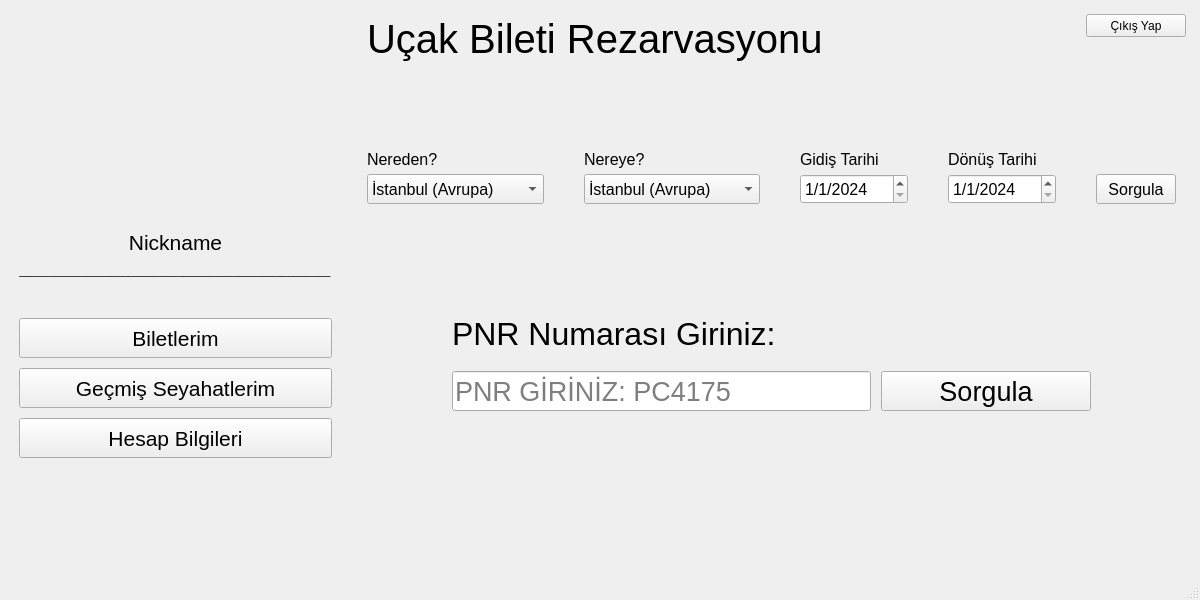
<?xml version="1.0" encoding="UTF-8"?>
<ui version="4.0">
 <class>MainWindow</class>
 <widget class="QMainWindow" name="MainWindow">
  <property name="geometry">
   <rect>
    <x>0</x>
    <y>0</y>
    <width>1200</width>
    <height>600</height>
   </rect>
  </property>
  <property name="sizePolicy">
   <sizepolicy hsizetype="Minimum" vsizetype="Minimum">
    <horstretch>0</horstretch>
    <verstretch>0</verstretch>
   </sizepolicy>
  </property>
  <property name="minimumSize">
   <size>
    <width>1200</width>
    <height>600</height>
   </size>
  </property>
  <property name="maximumSize">
   <size>
    <width>1200</width>
    <height>600</height>
   </size>
  </property>
  <property name="windowTitle">
   <string>Uçak Bileti Rezervasyon</string>
  </property>
  <widget class="QWidget" name="centralwidget">
   <layout class="QVBoxLayout" name="verticalLayout_3">
    <item>
     <layout class="QHBoxLayout" name="horizontalLayout" stretch="0,4">
      <property name="spacing">
       <number>10</number>
      </property>
      <item>
       <widget class="QWidget" name="left_bar" native="true">
        <property name="sizePolicy">
         <sizepolicy hsizetype="Minimum" vsizetype="Minimum">
          <horstretch>0</horstretch>
          <verstretch>0</verstretch>
         </sizepolicy>
        </property>
        <property name="minimumSize">
         <size>
          <width>200</width>
          <height>600</height>
         </size>
        </property>
        <layout class="QVBoxLayout" name="verticalLayout_18">
         <property name="spacing">
          <number>10</number>
         </property>
         <property name="leftMargin">
          <number>10</number>
         </property>
         <property name="topMargin">
          <number>10</number>
         </property>
         <property name="rightMargin">
          <number>10</number>
         </property>
         <property name="bottomMargin">
          <number>10</number>
         </property>
         <item>
          <widget class="QLabel" name="label_18">
           <property name="sizePolicy">
            <sizepolicy hsizetype="Minimum" vsizetype="Minimum">
             <horstretch>0</horstretch>
             <verstretch>0</verstretch>
            </sizepolicy>
           </property>
           <property name="minimumSize">
            <size>
             <width>300</width>
             <height>200</height>
            </size>
           </property>
           <property name="maximumSize">
            <size>
             <width>300</width>
             <height>200</height>
            </size>
           </property>
           <property name="font">
            <font>
             <pointsize>8</pointsize>
            </font>
           </property>
           <property name="text">
            <string/>
           </property>
           <property name="pixmap">
            <pixmap>login-user.png</pixmap>
           </property>
           <property name="scaledContents">
            <bool>true</bool>
           </property>
           <property name="alignment">
            <set>Qt::AlignCenter</set>
           </property>
           <property name="margin">
            <number>10</number>
           </property>
          </widget>
         </item>
         <item>
          <spacer name="verticalSpacer_3">
           <property name="orientation">
            <enum>Qt::Vertical</enum>
           </property>
           <property name="sizeType">
            <enum>QSizePolicy::Minimum</enum>
           </property>
           <property name="sizeHint" stdset="0">
            <size>
             <width>10</width>
             <height>60</height>
            </size>
           </property>
          </spacer>
         </item>
         <item>
          <widget class="QLabel" name="nickname_label">
           <property name="sizePolicy">
            <sizepolicy hsizetype="Minimum" vsizetype="Minimum">
             <horstretch>0</horstretch>
             <verstretch>0</verstretch>
            </sizepolicy>
           </property>
           <property name="font">
            <font>
             <pointsize>16</pointsize>
            </font>
           </property>
           <property name="text">
            <string>Nickname</string>
           </property>
           <property name="alignment">
            <set>Qt::AlignCenter</set>
           </property>
           <property name="margin">
            <number>0</number>
           </property>
          </widget>
         </item>
         <item>
          <widget class="QLabel" name="label_19">
           <property name="sizePolicy">
            <sizepolicy hsizetype="Minimum" vsizetype="Minimum">
             <horstretch>0</horstretch>
             <verstretch>0</verstretch>
            </sizepolicy>
           </property>
           <property name="font">
            <font>
             <pointsize>8</pointsize>
             <weight>50</weight>
             <italic>false</italic>
             <bold>false</bold>
             <underline>false</underline>
            </font>
           </property>
           <property name="text">
            <string>___________________________________________________</string>
           </property>
          </widget>
         </item>
         <item>
          <spacer name="verticalSpacer_6">
           <property name="orientation">
            <enum>Qt::Vertical</enum>
           </property>
           <property name="sizeType">
            <enum>QSizePolicy::Minimum</enum>
           </property>
           <property name="sizeHint" stdset="0">
            <size>
             <width>0</width>
             <height>30</height>
            </size>
           </property>
          </spacer>
         </item>
         <item>
          <widget class="QPushButton" name="my_tickets_btn">
           <property name="sizePolicy">
            <sizepolicy hsizetype="Minimum" vsizetype="Minimum">
             <horstretch>0</horstretch>
             <verstretch>0</verstretch>
            </sizepolicy>
           </property>
           <property name="minimumSize">
            <size>
             <width>100</width>
             <height>40</height>
            </size>
           </property>
           <property name="font">
            <font>
             <pointsize>16</pointsize>
            </font>
           </property>
           <property name="text">
            <string>Biletlerim</string>
           </property>
          </widget>
         </item>
         <item>
          <widget class="QPushButton" name="my_history_btn">
           <property name="sizePolicy">
            <sizepolicy hsizetype="Minimum" vsizetype="Minimum">
             <horstretch>0</horstretch>
             <verstretch>0</verstretch>
            </sizepolicy>
           </property>
           <property name="minimumSize">
            <size>
             <width>100</width>
             <height>40</height>
            </size>
           </property>
           <property name="font">
            <font>
             <pointsize>16</pointsize>
            </font>
           </property>
           <property name="text">
            <string>Geçmiş Seyahatlerim</string>
           </property>
          </widget>
         </item>
         <item>
          <widget class="QPushButton" name="my_acc_about_btn">
           <property name="sizePolicy">
            <sizepolicy hsizetype="Minimum" vsizetype="Minimum">
             <horstretch>0</horstretch>
             <verstretch>0</verstretch>
            </sizepolicy>
           </property>
           <property name="minimumSize">
            <size>
             <width>100</width>
             <height>40</height>
            </size>
           </property>
           <property name="font">
            <font>
             <pointsize>16</pointsize>
            </font>
           </property>
           <property name="text">
            <string>Hesap Bilgileri</string>
           </property>
          </widget>
         </item>
         <item>
          <spacer name="verticalSpacer_5">
           <property name="orientation">
            <enum>Qt::Vertical</enum>
           </property>
           <property name="sizeType">
            <enum>QSizePolicy::Minimum</enum>
           </property>
           <property name="sizeHint" stdset="0">
            <size>
             <width>0</width>
             <height>170</height>
            </size>
           </property>
          </spacer>
         </item>
        </layout>
       </widget>
      </item>
      <item>
       <layout class="QVBoxLayout" name="verticalLayout" stretch="3,1,0,0,10,0">
        <item>
         <layout class="QHBoxLayout" name="horizontalLayout_7" stretch="100,0">
          <property name="spacing">
           <number>10</number>
          </property>
          <property name="sizeConstraint">
           <enum>QLayout::SetDefaultConstraint</enum>
          </property>
          <property name="leftMargin">
           <number>15</number>
          </property>
          <property name="topMargin">
           <number>0</number>
          </property>
          <property name="rightMargin">
           <number>5</number>
          </property>
          <property name="bottomMargin">
           <number>50</number>
          </property>
          <item>
           <widget class="QLabel" name="label">
            <property name="sizePolicy">
             <sizepolicy hsizetype="Minimum" vsizetype="Minimum">
              <horstretch>0</horstretch>
              <verstretch>0</verstretch>
             </sizepolicy>
            </property>
            <property name="minimumSize">
             <size>
              <width>450</width>
              <height>60</height>
             </size>
            </property>
            <property name="font">
             <font>
              <pointsize>30</pointsize>
             </font>
            </property>
            <property name="text">
             <string>Uçak Bileti Rezarvasyonu</string>
            </property>
           </widget>
          </item>
          <item>
           <layout class="QVBoxLayout" name="verticalLayout_11">
            <property name="topMargin">
             <number>5</number>
            </property>
            <item>
             <widget class="QPushButton" name="logout_btn">
              <property name="sizePolicy">
               <sizepolicy hsizetype="Minimum" vsizetype="Minimum">
                <horstretch>0</horstretch>
                <verstretch>0</verstretch>
               </sizepolicy>
              </property>
              <property name="minimumSize">
               <size>
                <width>100</width>
                <height>20</height>
               </size>
              </property>
              <property name="text">
               <string>Çıkış Yap</string>
              </property>
             </widget>
            </item>
            <item>
             <widget class="QLabel" name="label_8">
              <property name="text">
               <string/>
              </property>
             </widget>
            </item>
           </layout>
          </item>
         </layout>
        </item>
        <item>
         <layout class="QHBoxLayout" name="horizontalLayout_8" stretch="20,20,0,0,0">
          <property name="spacing">
           <number>40</number>
          </property>
          <property name="leftMargin">
           <number>15</number>
          </property>
          <property name="topMargin">
           <number>15</number>
          </property>
          <property name="rightMargin">
           <number>15</number>
          </property>
          <property name="bottomMargin">
           <number>15</number>
          </property>
          <item>
           <layout class="QVBoxLayout" name="verticalLayout_6">
            <property name="spacing">
             <number>0</number>
            </property>
            <item>
             <widget class="QLabel" name="label_3">
              <property name="sizePolicy">
               <sizepolicy hsizetype="Minimum" vsizetype="Minimum">
                <horstretch>0</horstretch>
                <verstretch>0</verstretch>
               </sizepolicy>
              </property>
              <property name="minimumSize">
               <size>
                <width>50</width>
                <height>30</height>
               </size>
              </property>
              <property name="font">
               <font>
                <pointsize>12</pointsize>
               </font>
              </property>
              <property name="text">
               <string>Nereden?</string>
              </property>
              <property name="margin">
               <number>5</number>
              </property>
             </widget>
            </item>
            <item>
             <widget class="QComboBox" name="from_cmbx">
              <property name="sizePolicy">
               <sizepolicy hsizetype="Minimum" vsizetype="Minimum">
                <horstretch>0</horstretch>
                <verstretch>0</verstretch>
               </sizepolicy>
              </property>
              <property name="minimumSize">
               <size>
                <width>50</width>
                <height>30</height>
               </size>
              </property>
              <property name="font">
               <font>
                <pointsize>12</pointsize>
               </font>
              </property>
              <property name="currentText">
               <string>İstanbul (Avrupa)</string>
              </property>
              <item>
               <property name="text">
                <string>İstanbul (Avrupa)</string>
               </property>
              </item>
              <item>
               <property name="text">
                <string>İstanbul (Anadolu)</string>
               </property>
              </item>
              <item>
               <property name="text">
                <string>Ankara</string>
               </property>
              </item>
              <item>
               <property name="text">
                <string>İzmir</string>
               </property>
              </item>
              <item>
               <property name="text">
                <string>Kütahya</string>
               </property>
              </item>
             </widget>
            </item>
           </layout>
          </item>
          <item>
           <layout class="QVBoxLayout" name="verticalLayout_5">
            <property name="spacing">
             <number>0</number>
            </property>
            <item>
             <widget class="QLabel" name="label_6">
              <property name="sizePolicy">
               <sizepolicy hsizetype="Minimum" vsizetype="Minimum">
                <horstretch>0</horstretch>
                <verstretch>0</verstretch>
               </sizepolicy>
              </property>
              <property name="minimumSize">
               <size>
                <width>50</width>
                <height>30</height>
               </size>
              </property>
              <property name="font">
               <font>
                <pointsize>12</pointsize>
               </font>
              </property>
              <property name="text">
               <string>Nereye?</string>
              </property>
              <property name="margin">
               <number>5</number>
              </property>
             </widget>
            </item>
            <item>
             <widget class="QComboBox" name="to_cmbx">
              <property name="sizePolicy">
               <sizepolicy hsizetype="Minimum" vsizetype="Minimum">
                <horstretch>0</horstretch>
                <verstretch>0</verstretch>
               </sizepolicy>
              </property>
              <property name="minimumSize">
               <size>
                <width>50</width>
                <height>30</height>
               </size>
              </property>
              <property name="font">
               <font>
                <pointsize>12</pointsize>
               </font>
              </property>
              <item>
               <property name="text">
                <string>İstanbul (Avrupa)</string>
               </property>
              </item>
              <item>
               <property name="text">
                <string>İstanbul (Anadolu)</string>
               </property>
              </item>
              <item>
               <property name="text">
                <string>Ankara</string>
               </property>
              </item>
              <item>
               <property name="text">
                <string>İzmir</string>
               </property>
              </item>
              <item>
               <property name="text">
                <string>Kütahya</string>
               </property>
              </item>
             </widget>
            </item>
           </layout>
          </item>
          <item>
           <layout class="QVBoxLayout" name="verticalLayout_8">
            <property name="spacing">
             <number>0</number>
            </property>
            <item>
             <widget class="QLabel" name="label_4">
              <property name="sizePolicy">
               <sizepolicy hsizetype="Minimum" vsizetype="Minimum">
                <horstretch>0</horstretch>
                <verstretch>0</verstretch>
               </sizepolicy>
              </property>
              <property name="minimumSize">
               <size>
                <width>50</width>
                <height>30</height>
               </size>
              </property>
              <property name="font">
               <font>
                <pointsize>12</pointsize>
               </font>
              </property>
              <property name="text">
               <string>Gidiş Tarihi</string>
              </property>
              <property name="margin">
               <number>5</number>
              </property>
             </widget>
            </item>
            <item>
             <widget class="QDateEdit" name="go_date">
              <property name="sizePolicy">
               <sizepolicy hsizetype="Minimum" vsizetype="Minimum">
                <horstretch>0</horstretch>
                <verstretch>0</verstretch>
               </sizepolicy>
              </property>
              <property name="minimumSize">
               <size>
                <width>50</width>
                <height>30</height>
               </size>
              </property>
              <property name="font">
               <font>
                <pointsize>12</pointsize>
               </font>
              </property>
              <property name="dateTime">
               <datetime>
                <hour>0</hour>
                <minute>0</minute>
                <second>0</second>
                <year>2024</year>
                <month>1</month>
                <day>1</day>
               </datetime>
              </property>
              <property name="minimumDateTime">
               <datetime>
                <hour>0</hour>
                <minute>0</minute>
                <second>0</second>
                <year>2023</year>
                <month>12</month>
                <day>31</day>
               </datetime>
              </property>
              <property name="displayFormat">
               <string>d/M/yyyy</string>
              </property>
             </widget>
            </item>
           </layout>
          </item>
          <item>
           <layout class="QVBoxLayout" name="verticalLayout_7">
            <property name="spacing">
             <number>0</number>
            </property>
            <item>
             <widget class="QLabel" name="label_5">
              <property name="sizePolicy">
               <sizepolicy hsizetype="Minimum" vsizetype="Minimum">
                <horstretch>0</horstretch>
                <verstretch>0</verstretch>
               </sizepolicy>
              </property>
              <property name="minimumSize">
               <size>
                <width>50</width>
                <height>30</height>
               </size>
              </property>
              <property name="font">
               <font>
                <pointsize>12</pointsize>
               </font>
              </property>
              <property name="text">
               <string>Dönüş Tarihi</string>
              </property>
              <property name="margin">
               <number>5</number>
              </property>
             </widget>
            </item>
            <item>
             <widget class="QDateEdit" name="return_date">
              <property name="sizePolicy">
               <sizepolicy hsizetype="Minimum" vsizetype="Minimum">
                <horstretch>0</horstretch>
                <verstretch>0</verstretch>
               </sizepolicy>
              </property>
              <property name="minimumSize">
               <size>
                <width>50</width>
                <height>30</height>
               </size>
              </property>
              <property name="font">
               <font>
                <pointsize>12</pointsize>
               </font>
              </property>
              <property name="dateTime">
               <datetime>
                <hour>0</hour>
                <minute>0</minute>
                <second>0</second>
                <year>2024</year>
                <month>1</month>
                <day>1</day>
               </datetime>
              </property>
              <property name="minimumDateTime">
               <datetime>
                <hour>0</hour>
                <minute>0</minute>
                <second>0</second>
                <year>2023</year>
                <month>12</month>
                <day>31</day>
               </datetime>
              </property>
              <property name="displayFormat">
               <string>d/M/yyyy</string>
              </property>
             </widget>
            </item>
           </layout>
          </item>
          <item>
           <layout class="QVBoxLayout" name="verticalLayout_10">
            <property name="spacing">
             <number>0</number>
            </property>
            <item>
             <widget class="QLabel" name="label_7">
              <property name="text">
               <string/>
              </property>
              <property name="margin">
               <number>5</number>
              </property>
             </widget>
            </item>
            <item>
             <widget class="QPushButton" name="search_ticket_btn">
              <property name="sizePolicy">
               <sizepolicy hsizetype="Minimum" vsizetype="Minimum">
                <horstretch>0</horstretch>
                <verstretch>0</verstretch>
               </sizepolicy>
              </property>
              <property name="minimumSize">
               <size>
                <width>80</width>
                <height>30</height>
               </size>
              </property>
              <property name="font">
               <font>
                <pointsize>12</pointsize>
               </font>
              </property>
              <property name="text">
               <string>Sorgula</string>
              </property>
             </widget>
            </item>
           </layout>
          </item>
         </layout>
        </item>
        <item>
         <spacer name="verticalSpacer_2">
          <property name="orientation">
           <enum>Qt::Vertical</enum>
          </property>
          <property name="sizeHint" stdset="0">
           <size>
            <width>20</width>
            <height>80</height>
           </size>
          </property>
         </spacer>
        </item>
        <item>
         <layout class="QHBoxLayout" name="horizontalLayout_13" stretch="0">
          <property name="spacing">
           <number>0</number>
          </property>
          <property name="leftMargin">
           <number>100</number>
          </property>
          <property name="topMargin">
           <number>10</number>
          </property>
          <property name="rightMargin">
           <number>10</number>
          </property>
          <property name="bottomMargin">
           <number>10</number>
          </property>
          <item>
           <widget class="QLabel" name="label_2">
            <property name="sizePolicy">
             <sizepolicy hsizetype="Minimum" vsizetype="Minimum">
              <horstretch>0</horstretch>
              <verstretch>0</verstretch>
             </sizepolicy>
            </property>
            <property name="minimumSize">
             <size>
              <width>100</width>
              <height>22</height>
             </size>
            </property>
            <property name="font">
             <font>
              <pointsize>24</pointsize>
             </font>
            </property>
            <property name="text">
             <string>PNR Numarası Giriniz:</string>
            </property>
            <property name="margin">
             <number>3</number>
            </property>
           </widget>
          </item>
         </layout>
        </item>
        <item>
         <layout class="QHBoxLayout" name="horizontalLayout_11" stretch="2,1">
          <property name="spacing">
           <number>10</number>
          </property>
          <property name="leftMargin">
           <number>100</number>
          </property>
          <property name="topMargin">
           <number>0</number>
          </property>
          <property name="rightMargin">
           <number>100</number>
          </property>
          <property name="bottomMargin">
           <number>0</number>
          </property>
          <item>
           <widget class="QLineEdit" name="pnr_ln">
            <property name="sizePolicy">
             <sizepolicy hsizetype="Minimum" vsizetype="Minimum">
              <horstretch>0</horstretch>
              <verstretch>0</verstretch>
             </sizepolicy>
            </property>
            <property name="minimumSize">
             <size>
              <width>100</width>
              <height>40</height>
             </size>
            </property>
            <property name="font">
             <font>
              <pointsize>20</pointsize>
             </font>
            </property>
            <property name="placeholderText">
             <string>PNR GİRİNİZ: PC4175</string>
            </property>
           </widget>
          </item>
          <item>
           <widget class="QPushButton" name="search_pnr_btn">
            <property name="sizePolicy">
             <sizepolicy hsizetype="Minimum" vsizetype="Minimum">
              <horstretch>0</horstretch>
              <verstretch>0</verstretch>
             </sizepolicy>
            </property>
            <property name="minimumSize">
             <size>
              <width>100</width>
              <height>40</height>
             </size>
            </property>
            <property name="font">
             <font>
              <pointsize>20</pointsize>
             </font>
            </property>
            <property name="text">
             <string>Sorgula</string>
            </property>
           </widget>
          </item>
         </layout>
        </item>
        <item>
         <spacer name="verticalSpacer">
          <property name="orientation">
           <enum>Qt::Vertical</enum>
          </property>
          <property name="sizeHint" stdset="0">
           <size>
            <width>20</width>
            <height>160</height>
           </size>
          </property>
         </spacer>
        </item>
       </layout>
      </item>
     </layout>
    </item>
   </layout>
  </widget>
  <widget class="QMenuBar" name="menubar">
   <property name="geometry">
    <rect>
     <x>0</x>
     <y>0</y>
     <width>1200</width>
     <height>21</height>
    </rect>
   </property>
  </widget>
  <widget class="QStatusBar" name="statusbar"/>
 </widget>
 <resources/>
 <connections/>
</ui>
